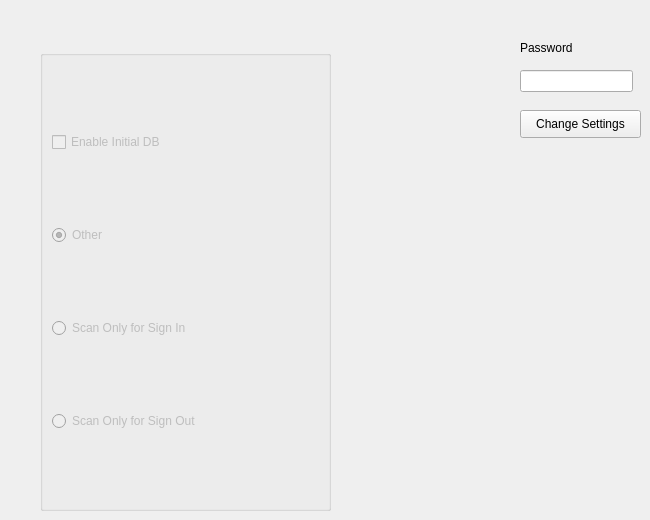
    <widget class="QWidget" name="tabConfig">
     <attribute name="title">
      <string>Config</string>
     </attribute>
     <widget class="QGroupBox" name="gbCfg">
      <property name="enabled">
       <bool>false</bool>
      </property>
      <property name="geometry">
       <rect>
        <x>40</x>
        <y>50</y>
        <width>291</width>
        <height>461</height>
       </rect>
      </property>
      <property name="title">
       <string/>
      </property>
      <layout class="QVBoxLayout" name="verticalLayout">
       <item>
        <widget class="QCheckBox" name="cbCfgInitDB">
         <property name="enabled">
          <bool>false</bool>
         </property>
         <property name="text">
          <string>Enable Initial DB</string>
         </property>
        </widget>
       </item>
       <item>
        <widget class="QRadioButton" name="rbCfgOther">
         <property name="text">
          <string>Other</string>
         </property>
         <property name="checked">
          <bool>true</bool>
         </property>
        </widget>
       </item>
       <item>
        <widget class="QRadioButton" name="rbCfgScanSignin">
         <property name="text">
          <string>Scan Only for Sign In</string>
         </property>
        </widget>
       </item>
       <item>
        <widget class="QRadioButton" name="rbCfgScanSignout">
         <property name="text">
          <string>Scan Only for Sign Out</string>
         </property>
        </widget>
       </item>
      </layout>
     </widget>
     <widget class="QLineEdit" name="leCfgPwd">
      <property name="geometry">
       <rect>
        <x>520</x>
        <y>70</y>
        <width>113</width>
        <height>22</height>
       </rect>
      </property>
      <property name="echoMode">
       <enum>QLineEdit::Password</enum>
      </property>
     </widget>
     <widget class="QPushButton" name="btnCfgChange">
      <property name="geometry">
       <rect>
        <x>520</x>
        <y>110</y>
        <width>121</width>
        <height>28</height>
       </rect>
      </property>
      <property name="text">
       <string>Change Settings</string>
      </property>
     </widget>
     <widget class="QLabel" name="label_20">
      <property name="geometry">
       <rect>
        <x>520</x>
        <y>40</y>
        <width>101</width>
        <height>16</height>
       </rect>
      </property>
      <property name="text">
       <string>Password</string>
      </property>
     </widget>
    </widget>
